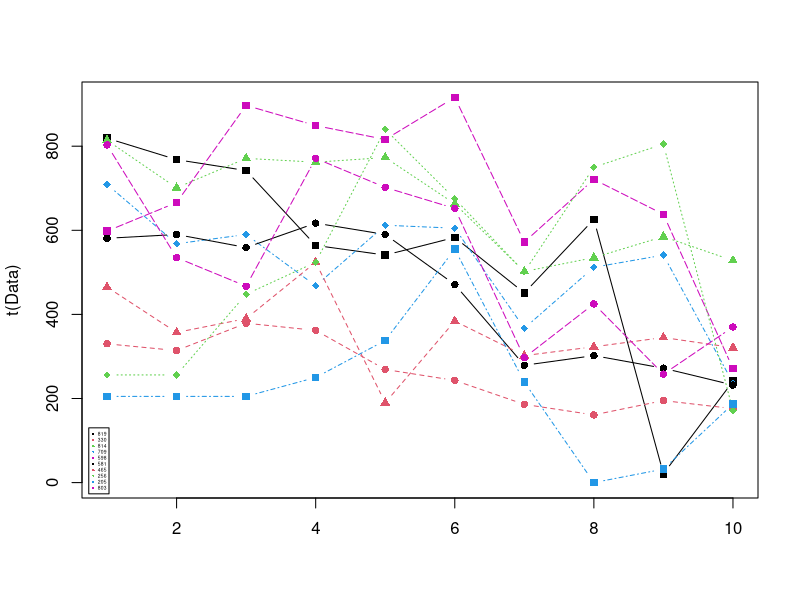
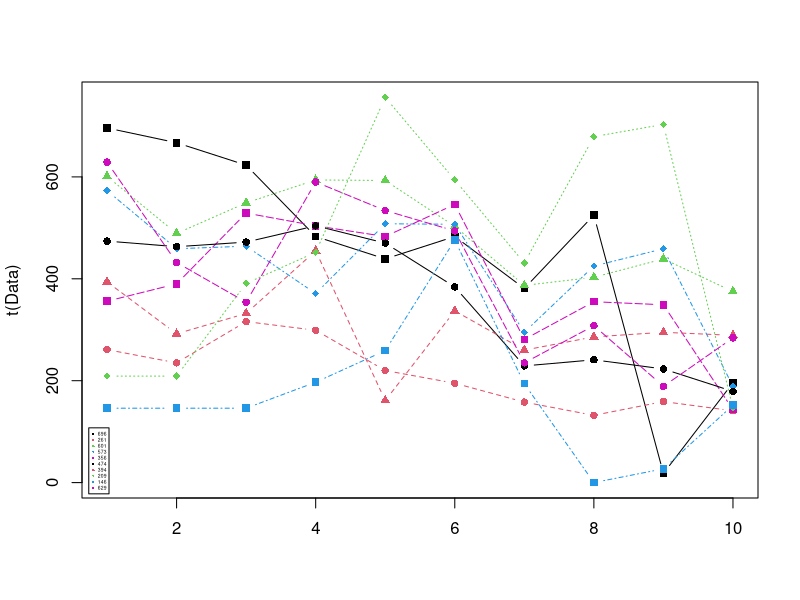
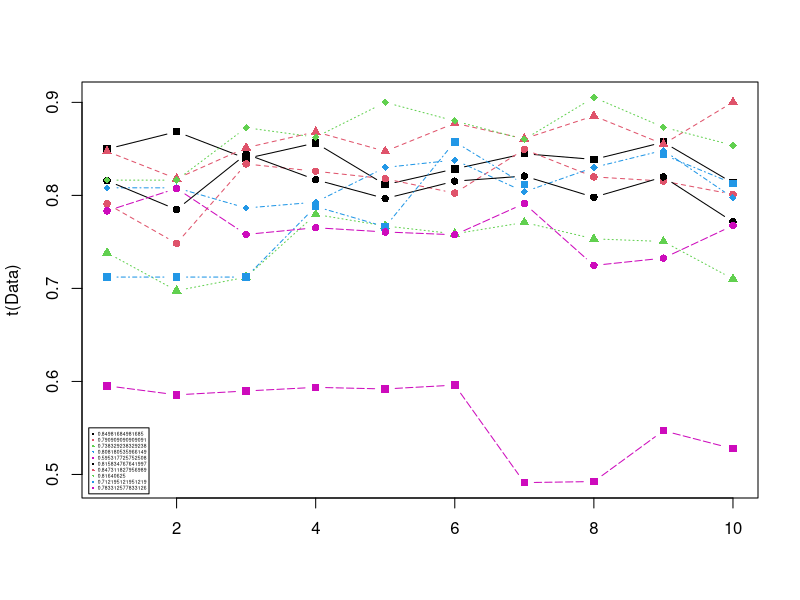

These figures' R source, in order: (Note: this script raises an error after producing the figures.)

#Instructions for this dataset:
# You have only been supplied vectors. You will need
# to create the matrices yourself.
# Matrices:
# - FreeThrows
# - FreeThrowAttempts


#Comments:
#Seasons are labeled based on the first year in the season
#E.g. the 2012-2013 season is presented as simply 2012

#Notes and Corrections to the data:
#Kevin Durant: 2006 - College Data Used
#Kevin Durant: 2005 - Proxied With 2006 Data
#Derrick Rose: 2012 - Did Not Play
#Derrick Rose: 2007 - College Data Used
#Derrick Rose: 2006 - Proxied With 2007 Data
#Derrick Rose: 2005 - Proxied With 2007 Data

#Seasons
Seasons <- c("2005","2006","2007","2008","2009","2010","2011","2012","2013","2014")

#Players
Players <- c("KobeBryant","JoeJohnson","LeBronJames","CarmeloAnthony","DwightHoward","ChrisBosh","ChrisPaul","KevinDurant","DerrickRose","DwayneWade")

#Free Throws
KobeBryant_FT <- c(696,667,623,483,439,483,381,525,18,196)
JoeJohnson_FT <- c(261,235,316,299,220,195,158,132,159,141)
LeBronJames_FT <- c(601,489,549,594,593,503,387,403,439,375)
CarmeloAnthony_FT <- c(573,459,464,371,508,507,295,425,459,189)
DwightHoward_FT <- c(356,390,529,504,483,546,281,355,349,143)
ChrisBosh_FT <- c(474,463,472,504,470,384,229,241,223,179)
ChrisPaul_FT <- c(394,292,332,455,161,337,260,286,295,289)
KevinDurant_FT <- c(209,209,391,452,756,594,431,679,703,146)
DerrickRose_FT <- c(146,146,146,197,259,476,194,0,27,152)
DwayneWade_FT <- c(629,432,354,590,534,494,235,308,189,284)

#Matrix Free Throws
FreeThrows <- rbind(KobeBryant_FT,JoeJohnson_FT,LeBronJames_FT,CarmeloAnthony_FT,
                   DwightHoward_FT,ChrisBosh_FT,ChrisPaul_FT,KevinDurant_FT,
                   DerrickRose_FT,DwayneWade_FT)

# naming
colnames(FreeThrows) <- Seasons
rownames(FreeThrows) <- Players
FreeThrows


#Free Throw Attempts
KobeBryant_FTA <- c(819,768,742,564,541,583,451,626,21,241)
JoeJohnson_FTA <- c(330,314,379,362,269,243,186,161,195,176)
LeBronJames_FTA <- c(814,701,771,762,773,663,502,535,585,528)
CarmeloAnthony_FTA <- c(709,568,590,468,612,605,367,512,541,237)
DwightHoward_FTA <- c(598,666,897,849,816,916,572,721,638,271)
ChrisBosh_FTA <- c(581,590,559,617,590,471,279,302,272,232)
ChrisPaul_FTA <- c(465,357,390,524,190,384,302,323,345,321)
KevinDurant_FTA <- c(256,256,448,524,840,675,501,750,805,171)
DerrickRose_FTA <- c(205,205,205,250,338,555,239,0,32,187)
DwayneWade_FTA <- c(803,535,467,771,702,652,297,425,258,370)

#Matrix
FreeThrowsAttempt <- rbind(KobeBryant_FTA,JoeJohnson_FTA, LeBronJames_FTA,
                        CarmeloAnthony_FTA,DwightHoward_FTA,ChrisBosh_FTA,
                        ChrisPaul_FTA,KevinDurant_FTA,DerrickRose_FTA,
                        DwayneWade_FTA)

# naming
colnames(FreeThrowsAttempt) <- Seasons
rownames(FreeThrowsAttempt) <- Players
FreeThrowsAttempt


# plotting function
plot_func <- function(data,rows =1:10){
  
  Data <- data[rows,, drop=F]
  matplot(t(Data), type = 'b', pch = 15:18, col=c(1:4,6))
  legend("bottomleft", inset = 0.01, cex = 0.3, horiz = F,
         legend = data[rows], pch = 15:18, col = c(1:4,6))
}

# Free Throw Attemps
plot_func(FreeThrowsAttempt)

# Free Throws
plot_func(FreeThrows)

# FreeThrows / Free Throw Attemps
plot_func(FreeThrows/FreeThrowsAttempt)

subtract_throws <- Points - FreeThrows
subtract_throws

divided_by_goals <- subtract_throws / FieldGoals
divided_by_goals

# (Points-FreeThrows) / FieldGoals
# plot_func((Points-FreeThrows)/ FieldGoals)

plot_func(divided_by_goals)
# As seen in the plot KobeBryant leads the way here with highest Free Throw accuracy. However
# in the previous years KevinDurant has had a uprise in overall accuracy which is noteworthy

m <- c(23,55,41,77)
m
M <- matrix(m,2,2)
M[,2]

v1 <- c(1, 22, 33)
v2 <- c("Hi", "there", "friend")
v3 <- c(11, 3, 2016)
D <- rbind(v1,v2,v3)
D[,2, drop=F]

